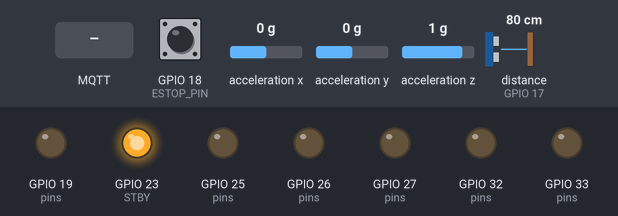
This sketch was run on a simulated ESP32. Parts: output pins drawn as LEDs (lit = HIGH). Wiring (inferred from the names in the program): ultrasonic range finder: trigger GPIO 16; echo GPIO 17; MPU-6050 motion sensor at I2C address 0x68. The inputs (shaded band) are chosen by the test bench; at power-on: GPIO 18 (ESTOP_PIN) HIGH, acceleration x 0 g, acceleration y 0 g, acceleration z 1 g, distance to the obstacle (sensor on GPIO 17) 80 cm. The echo pulse lasts 58.3 µs per cm; WiFi joins after 1.5 s; servers stay silent unless stated; no MQTT or app messages arrive unless stated; pins used as bus, display or sensor lines are not drawn; what the sketch prints to the serial monitor is not drawn.

Above: at 2.3 s.
2.4 s: MQTT message "forward" arrives on the first subscribed topic
At 3.2 s:
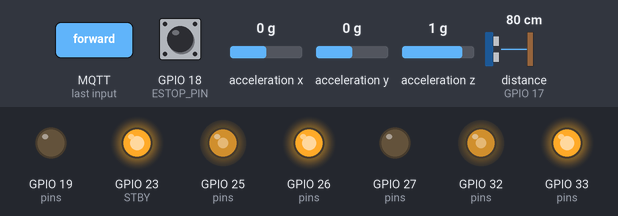
4.9 s: MQTT message "backward" arrives on the first subscribed topic
At 5.2 s:
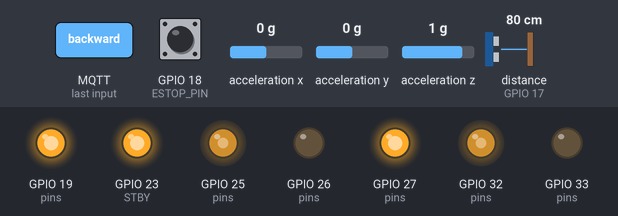
7.4 s: MQTT message "left" arrives on the first subscribed topic
At 8.2 s:
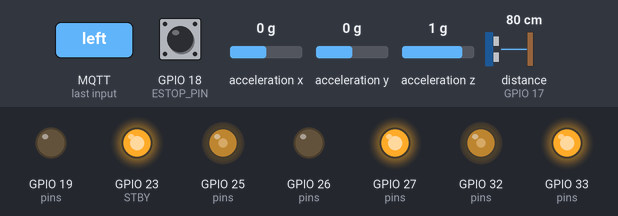
Timing chart, 0 to 10.4 s (numbered marks = the images above; inputs shaded):
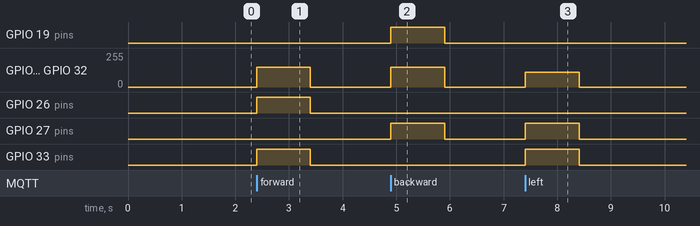

The sketch:

04_mqtt_drive.ino
```cpp
/*
  04_mqtt_drive — the Delivery Rover joins the world.

  Listens to:
    world/cmd/rover   forward | backward | left | right | stop | reset
                      (the dashboard re-sends every 300 ms while you HOLD a button)
    world/estop       true | false
  Publishes every 500 ms:
    world/rover/state {"state":"DRIVING","cmd":"f","distance":42.0,"tilt":3.1,"estop":false}
    state = IDLE | DRIVING | BLOCKED | ESTOP

  Safety: same rules as 03_obstacle_tilt, plus
    - world E-stop stops the rover
    - lost Wi-Fi or MQTT = stop (that's just the 1 s timeout doing its job)
  Copy secrets_example.h to secrets.h first.
*/
#include <Wire.h>
#include <WiFi.h>
#include <PubSubClient.h>
#include "secrets.h"

const int PWMA = 25, AIN1 = 26, AIN2 = 27, PWMB = 32, BIN1 = 33, BIN2 = 19, STBY = 23;
const int ESTOP_PIN = 18, TRIG_PIN = 16, ECHO_PIN = 17;
const int MAX_SPEED = 150, TURN_SPEED = 110;
const unsigned long TIMEOUT_MS = 1000;
const float STOP_CM = 20.0;
const float MAX_TILT_DEG = 30.0;
const int MPU_ADDR = 0x68;

unsigned long lastCmd = 0, lastSense = 0;
bool estop = false;
char current = 's';
float distanceCm = -1, tiltDeg = 0;

/** Purpose: drive one motor with the speed limit. Args: pins, speed. Returns: nothing. */
void motor(int pwm, int in1, int in2, int speed) {
  speed = constrain(speed, -MAX_SPEED, MAX_SPEED);
  digitalWrite(in1, speed > 0);
  digitalWrite(in2, speed < 0);
  analogWrite(pwm, abs(speed));
}
void drive(int left, int right) { motor(PWMA, AIN1, AIN2, left); motor(PWMB, BIN1, BIN2, right); }
void stopMotors() { drive(0, 0); current = 's'; }

/**
 * Purpose: measure distance with the HC-SR04.
 * Args: none
 * Returns: distance in cm, or -1 if no echo (nothing in range)
 */
float readDistanceCm() {
  digitalWrite(TRIG_PIN, LOW); delayMicroseconds(2);
  digitalWrite(TRIG_PIN, HIGH); delayMicroseconds(10);
  digitalWrite(TRIG_PIN, LOW);
  long us = pulseIn(ECHO_PIN, HIGH, 25000);        // 25 ms timeout (~4 m)
  return us == 0 ? -1 : us * 0.0343 / 2.0;
}

/** Purpose: wake the MPU6050. Args: none. Returns: true if it answered. */
bool imuBegin() {
  Wire.begin(21, 22);
  Wire.beginTransmission(MPU_ADDR);
  Wire.write(0x6B); Wire.write(0);                 // power register: wake up
  return Wire.endTransmission() == 0;
}

/**
 * Purpose: tilt angle from the accelerometer (0 = flat, 90 = on its side).
 * Args: none
 * Returns: degrees, or -1 if the IMU didn't answer
 */
float readTiltDeg() {
  Wire.beginTransmission(MPU_ADDR);
  Wire.write(0x3B);                                // first accelerometer register
  if (Wire.endTransmission(false) != 0) return -1;
  Wire.requestFrom((uint8_t)MPU_ADDR, (uint8_t)6);
  if (Wire.available() < 6) return -1;
  uint8_t b[6];
  for (int i = 0; i < 6; i++) b[i] = Wire.read();  // read in order: high byte, low byte
  int16_t ax = (b[0] << 8) | b[1];
  int16_t ay = (b[2] << 8) | b[3];
  int16_t az = (b[4] << 8) | b[5];
  float g = sqrt((float)ax * ax + (float)ay * ay + (float)az * az);
  if (g < 1) return -1;
  return acos(constrain(az / g, -1.0f, 1.0f)) * 180.0 / PI;
}

/** Purpose: command letter -> wheels, with the obstacle rule. Args: c. Returns: nothing. */
void apply(char c) {
  if (c == 'f' && distanceCm > 0 && distanceCm < STOP_CM) {
    stopMotors(); Serial.printf("%lu,refused,obstacle %.0f cm\n", millis(), distanceCm); return;
  }
  if (c == 'f') drive(MAX_SPEED, MAX_SPEED);
  else if (c == 'b') drive(-MAX_SPEED, -MAX_SPEED);
  else if (c == 'l') drive(-TURN_SPEED, TURN_SPEED);
  else if (c == 'r') drive(TURN_SPEED, -TURN_SPEED);
  else { stopMotors(); return; }
  current = c;
}


WiFiClient wifi;
PubSubClient mqtt(wifi);
bool worldEstop = false;
bool blocked = false;
unsigned long lastReport = 0;

/** Purpose: name of the rover state. Args: none. Returns: text. */
const char* stateName() {
  if (estop || worldEstop) return "ESTOP";
  if (blocked) return "BLOCKED";
  return current == 's' ? "IDLE" : "DRIVING";
}

/** Purpose: publish the rover state. Args: none. Returns: nothing. */
void report() {
  char msg[128];
  snprintf(msg, sizeof(msg), "{\"state\":\"%s\",\"cmd\":\"%c\",\"distance\":%.1f,\"tilt\":%.1f,\"estop\":%s}",
           stateName(), current, distanceCm, tiltDeg, (estop || worldEstop) ? "true" : "false");
  mqtt.publish("world/rover/state", msg);
}

/** Purpose: handle MQTT messages. Args: topic, payload, length. Returns: nothing. */
void onMessage(char* topic, byte* payload, unsigned int length) {
  String t = topic, msg;
  for (unsigned int i = 0; i < length; i++) msg += (char)payload[i];
  msg.trim();
  if (t == "world/estop") { worldEstop = (msg == "true"); if (worldEstop) stopMotors(); report(); return; }
  if (t != "world/cmd/rover") return;
  if (msg == "reset") { if (tiltDeg <= MAX_TILT_DEG) estop = false; report(); return; }
  if (estop || worldEstop) { stopMotors(); return; }
  char c = 's';
  if (msg == "forward") c = 'f'; else if (msg == "backward") c = 'b';
  else if (msg == "left") c = 'l'; else if (msg == "right") c = 'r';
  blocked = (c == 'f' && distanceCm > 0 && distanceCm < STOP_CM);
  apply(c);
  lastCmd = millis();
}

/** Purpose: keep Wi-Fi + MQTT connected, stopping while offline. Args: none. Returns: nothing. */
void ensureConnected() {
  if (WiFi.status() != WL_CONNECTED) {
    stopMotors();
    WiFi.begin(WIFI_SSID, WIFI_PASSWORD);
    unsigned long t0 = millis();
    while (WiFi.status() != WL_CONNECTED && millis() - t0 < 10000) delay(250);
    if (WiFi.status() != WL_CONNECTED) return;
  }
  if (!mqtt.connected()) {
    stopMotors();
    if (mqtt.connect("rover-esp32")) { mqtt.subscribe("world/cmd/rover"); mqtt.subscribe("world/estop"); }
  }
}

void setup() {
  Serial.begin(115200);
  int pins[] = { PWMA, AIN1, AIN2, PWMB, BIN1, BIN2, STBY, TRIG_PIN };
  for (int p : pins) pinMode(p, OUTPUT);
  pinMode(ECHO_PIN, INPUT);
  pinMode(ESTOP_PIN, INPUT_PULLUP);
  digitalWrite(STBY, HIGH);
  stopMotors();
  Serial.println(imuBegin() ? "IMU ok" : "IMU NOT FOUND");
  mqtt.setServer(MQTT_HOST, MQTT_PORT);
  mqtt.setCallback(onMessage);
}

void loop() {
  unsigned long now = millis();
  ensureConnected();
  mqtt.loop();

  if (now - lastSense > 60) { lastSense = now; distanceCm = readDistanceCm(); tiltDeg = readTiltDeg(); }

  if (digitalRead(ESTOP_PIN) == LOW && !estop) { estop = true; stopMotors(); report(); }
  if (tiltDeg > MAX_TILT_DEG && !estop) { estop = true; stopMotors(); report(); }
  if (worldEstop && current != 's') stopMotors();
  if (current == 'f' && distanceCm > 0 && distanceCm < STOP_CM) { stopMotors(); blocked = true; }
  if (current != 's' && now - lastCmd > TIMEOUT_MS) stopMotors();     // NO NEWS = STOP
  if (current != 's') blocked = false;

  if (now - lastReport > 500) { lastReport = now; report(); }
}
```

secrets_example.h
```cpp
// Copy this file to "secrets.h" in the same folder and fill in your values.
// secrets.h is in .gitignore so your Wi-Fi password never goes to GitHub.
#pragma once
#define WIFI_SSID     "your-wifi-name"
#define WIFI_PASSWORD "your-wifi-password"
#define MQTT_HOST     "192.168.1.50"   // IP address of the Raspberry Pi (hostname -I on the Pi)
#define MQTT_PORT     1883
```

Measured:
- after the input at 2.4 s, GPIO 25 (pins), GPIO 32 (pins): 0/255 → 150/255 at once, → 0/255 1.0 s later; GPIO 26 (pins), GPIO 33 (pins): LOW → HIGH at once, → LOW 1.0 s later
- after the input at 4.9 s, GPIO 19 (pins), GPIO 27 (pins): LOW → HIGH at once, → LOW 1.0 s later; GPIO 25 (pins), GPIO 32 (pins): 0/255 → 150/255 at once, → 0/255 1.0 s later
- after the input at 7.4 s, GPIO 25 (pins), GPIO 32 (pins): 0/255 → 110/255 at once, → 0/255 1.0 s later; GPIO 27 (pins), GPIO 33 (pins): LOW → HIGH at once, → LOW 1.0 s later
